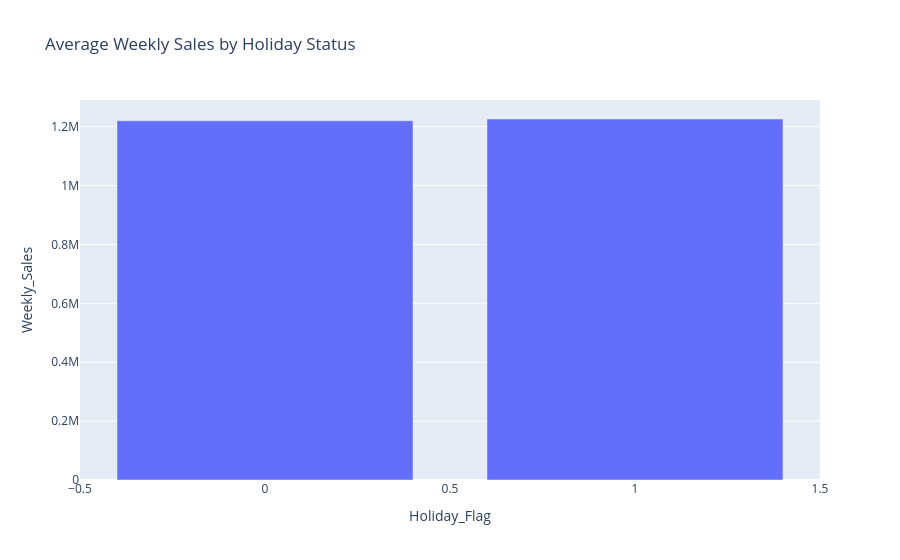

This figure's notebook cell:
### Code cell
px.bar(df_holiday_mean, x="Holiday_Flag", y="Weekly_Sales", title="Average Weekly Sales by Holiday Status")

### Figure 1 — Plotly figure (JSON) as saved in the notebook; plotly's stock layout.template omitted (floating-point values rounded to 4 significant figures)
{"data": [{"hovertemplate": "Holiday_Flag=%{x}<br>Weekly_Sales=%{y}<extra></extra>", "legendgroup": "", "marker": {"color": "#636efa", "pattern": {"shape": ""}}, "name": "", "orientation": "v", "showlegend": false, "textposition": "auto", "type": "bar", "x": [0.0, 1.0], "xaxis": "x", "y": [1220000.0, 1226000.0], "yaxis": "y"}], "layout": {"barmode": "relative", "legend": {"tracegroupgap": 0}, "title": {"text": "Average Weekly Sales by Holiday Status"}, "xaxis": {"anchor": "y", "domain": [0, 1], "title": {"text": "Holiday_Flag"}}, "yaxis": {"anchor": "x", "domain": [0, 1], "title": {"text": "Weekly_Sales"}}}}
